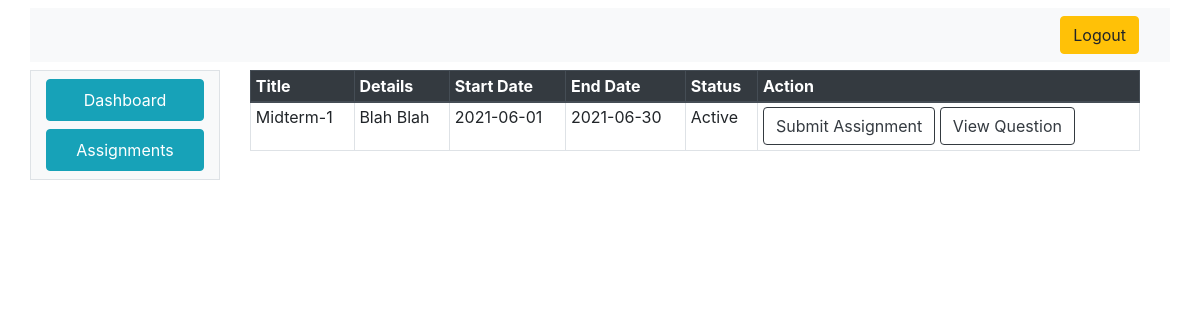
The app's page /student/assignments.php?SectionID=1, older data.
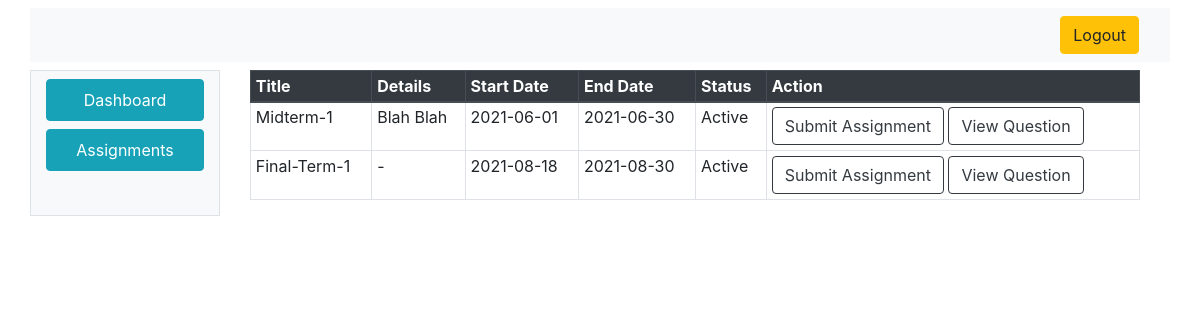
The same page, newer data.
### tables this page shows
CREATE TABLE `assignments` (
  `AssignmentID` int(11) NOT NULL,
  `AssignmentTitle` varchar(100) NOT NULL,
  `AssignmentDetails` varchar(150) NOT NULL,
  `StartDate` date NOT NULL,
  `EndDate` date NOT NULL,
  `Status` tinyint(1) NOT NULL,
  `SectionID` int(11) NOT NULL
);

### index_model.php (called while the page is built, shortened)
<?php
class IndexModel
{
	public $con;
	public function IndexModel()
	{
		$this->host = "localhost:3306";
		$this->user = "root";
		$this->pass = "";
		$this->dbname = "ams";
		$this->con =  new mysqli($this->host, $this->user, $this->pass, $this->dbname);
	}
	public function getAssignmentInfoBySectionID($SectionID)
	{
		$q = "SELECT * FROM assignments where SectionID=" . $SectionID;
		$r = mysqli_query($this->con, $q);
		if ($r == false) {
			return 0;
		} else {
			return $r;
		}
	}
}

### student/assignments.php (the view, shortened to what this page needs)
<html>
<head>
  <link rel="stylesheet" href="css.css">
  <link rel="stylesheet" href="https://stackpath.bootstrapcdn.com/bootstrap/4.4.1/css/bootstrap.min.css">
</head>
<body>
  <div class="container mt-2">
    <div class="row">
      <div class="col-12 mb-2 bg-light">
        <nav class="navbar navbar-expand-lg navbar-light bg-light justify-content-end">
          <a class="btn btn-warning ml-2" href="../logout.php"><i class="fa fa-sign-out" aria-hidden="true"></i>
            Logout
          </a>
        </nav>
      </div>
      <div class="col-2 bg-light border">
        <nav class=" d-none d-md-block bg-light sidebar">
          <div class="sidebar-sticky">
            <ul class="nav flex-column">
              <li class="nav-item">
                <a class="nav-link btn btn-info mb-2 mt-2" href="#"><i class="fa fa-home" aria-hidden="true"></i>
                  Dashboard
                </a>
              </li>
              <li class="nav-item">
                <a class="nav-link btn btn-info mb-2" href="AllStudentSemester.php">
                  Assignments
                </a>
              </li>
            </ul>
          </div>
        </nav>
      </div>
      <div class="col-10 bg-transparent">
        <div class="container-fluid container-responsive">
          <div class="table-responsive">
            <table class="table  table-sm table-hover table-bordered">
              <thead class="thead-dark">
                <tr>
                  <th scope="col">Title</th>
                  <th scope="col">Details</th>
                  <th scope="col">Start Date</th>
                  <th scope="col">End Date</th>
                  <th scope="col">Status</th>
                  <th scope="col">Action</th>
                </tr>
              </thead>
              <tbody>
                <?php
                require_once('../index_model.php');
                $indObj = new IndexModel();
                $rs = $indObj->getAssignmentInfoBySectionID($_GET["SectionID"]);
                while ($d = mysqli_fetch_assoc($rs)) {
                  echo $str = "<tr><td>" . $d["AssignmentTitle"] . "</td><td>" . $d["AssignmentDetails"] . "</td><td>" . $d["StartDate"] . "</td><td>" . $d["EndDate"] . "</td>";
                  if ($d["Status"] == 1) {
                    echo $str = " <td>Active</td>";
                  } else {
                    echo $str = " <td>Deactivated</td>";
                  }
                  echo  $str = "<td>
                      <a href='show_assignment.php?AssignmentID=" . $d["AssignmentID"] . "' class='btn btn-outline-dark'>Submit Assignment</a>
                      <a href='view_question.php?AssignmentID=" . $d["AssignmentID"] . "' class='btn btn-outline-dark'>View Question</a>
                      </td></tr>";
                }
                ?>
              </tbody>
            </table>
          </div>
        </div>
      </div>
    </div>
  </div>
</body>
</html>

Row changes from the older to the newer data that the page shows:
added assignments: AssignmentTitle "Final-Term-1", AssignmentDetails "-", StartDate "2021-08-18", EndDate "2021-08-30", Status "Active"
